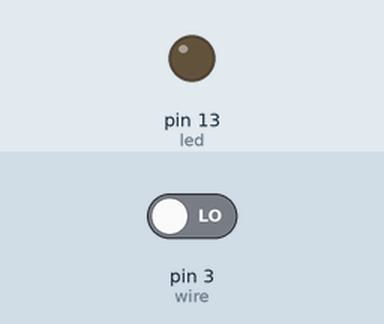
A sketch run on a simulated Arduino Uno, built with avr-gcc and run on an emulated ATmega328P. Shown: output pins drawn as LEDs (lit = HIGH). Dashed ring = blinking. The inputs (shaded band) are chosen by the test bench; at power-on: pin 3 (wire) LOW.

Above: at 1.2 s.
1.3 s: pin 3 (wire) driven HIGH
At 1.7 s:
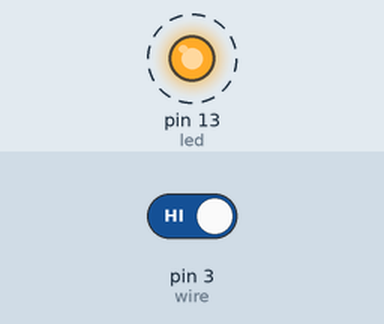
4.3 s: pin 3 (wire) driven LOW
At 4.8 s:
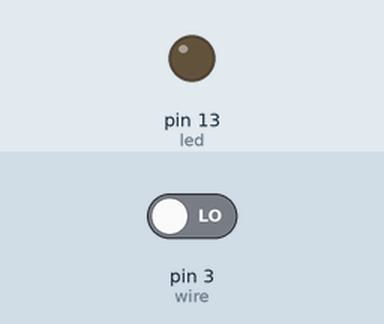
Timing chart, 0 to 7.3 s (numbered marks = the images above; inputs shaded):
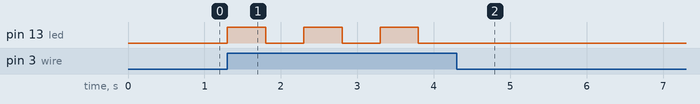

The sketch:

ard-episode-5-pin3.ino
```cpp
int led=13;
// attach a wire to pin 3
int wire=3;
void setup() {
 pinMode(led, OUTPUT);
 // configure the pin for INPUT
 pinMode(wire, INPUT);
}

void loop() {
 // the pin reads HIGH, blink the LED.
 if (digitalRead(wire)) {
  digitalWrite(led, HIGH);
  delay(500);
  digitalWrite(led, LOW);
  delay(500);
 }
}
```

Measured:
- after the input at 1.3 s, pin 13 (led): alternates HIGH for 0.50 s and LOW for 0.50 s, starting at once
- after the input at 4.3 s, pin 13 (led): stops changing and stays LOW
